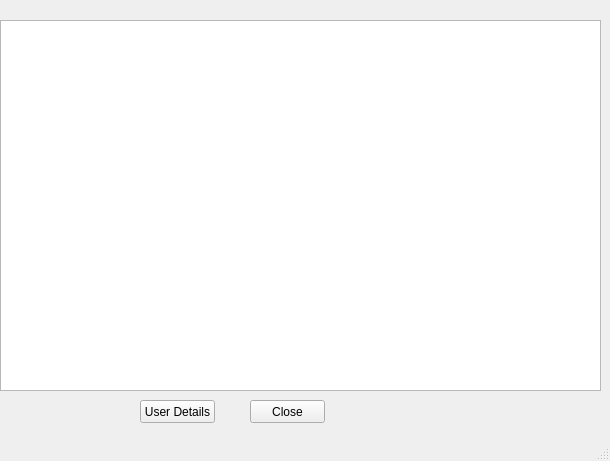
<?xml version="1.0" encoding="UTF-8"?>
<ui version="4.0">
 <class>usrInfo</class>
 <widget class="QMainWindow" name="usrInfo">
  <property name="geometry">
   <rect>
    <x>0</x>
    <y>0</y>
    <width>610</width>
    <height>461</height>
   </rect>
  </property>
  <property name="windowTitle">
   <string>User Information</string>
  </property>
  <property name="windowIcon">
   <iconset>
    <normaloff>icon.png</normaloff>icon.png</iconset>
  </property>
  <widget class="QWidget" name="centralwidget">
   <widget class="QPushButton" name="closeInfo">
    <property name="geometry">
     <rect>
      <x>250</x>
      <y>400</y>
      <width>75</width>
      <height>23</height>
     </rect>
    </property>
    <property name="text">
     <string>Close</string>
    </property>
   </widget>
   <widget class="QPushButton" name="usrDetails">
    <property name="geometry">
     <rect>
      <x>140</x>
      <y>400</y>
      <width>75</width>
      <height>23</height>
     </rect>
    </property>
    <property name="text">
     <string>User Details</string>
    </property>
   </widget>
   <widget class="QTableWidget" name="tblView">
    <property name="geometry">
     <rect>
      <x>0</x>
      <y>20</y>
      <width>601</width>
      <height>371</height>
     </rect>
    </property>
    <property name="rowCount">
     <number>0</number>
    </property>
    <property name="columnCount">
     <number>0</number>
    </property>
   </widget>
  </widget>
  <widget class="QMenuBar" name="menubar">
   <property name="geometry">
    <rect>
     <x>0</x>
     <y>0</y>
     <width>610</width>
     <height>21</height>
    </rect>
   </property>
  </widget>
  <widget class="QStatusBar" name="statusbar"/>
 </widget>
 <resources/>
 <connections/>
</ui>
